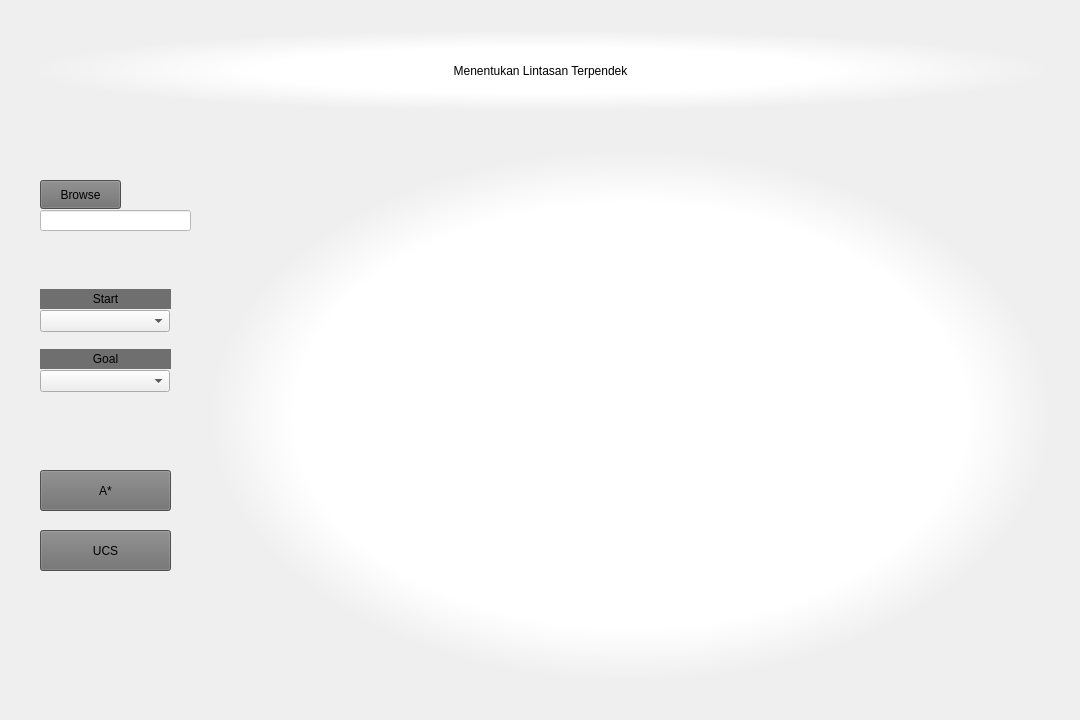
<?xml version="1.0" encoding="UTF-8"?>
<ui version="4.0">
 <class>Form</class>
 <widget class="QWidget" name="Form">
  <property name="geometry">
   <rect>
    <x>0</x>
    <y>0</y>
    <width>1080</width>
    <height>720</height>
   </rect>
  </property>
  <property name="sizePolicy">
   <sizepolicy hsizetype="Fixed" vsizetype="Fixed">
    <horstretch>0</horstretch>
    <verstretch>0</verstretch>
   </sizepolicy>
  </property>
  <property name="minimumSize">
   <size>
    <width>1080</width>
    <height>720</height>
   </size>
  </property>
  <property name="maximumSize">
   <size>
    <width>1080</width>
    <height>720</height>
   </size>
  </property>
  <property name="windowTitle">
   <string>Form</string>
  </property>
  <widget class="QLabel" name="label">
   <property name="geometry">
    <rect>
     <x>0</x>
     <y>0</y>
     <width>1080</width>
     <height>720</height>
    </rect>
   </property>
   <property name="styleSheet">
    <string notr="true">border-image: url(:/newPrefix/images/background.jpg);</string>
   </property>
   <property name="text">
    <string/>
   </property>
  </widget>
  <widget class="QLabel" name="title">
   <property name="geometry">
    <rect>
     <x>30</x>
     <y>30</y>
     <width>1021</width>
     <height>81</height>
    </rect>
   </property>
   <property name="layoutDirection">
    <enum>Qt::LeftToRight</enum>
   </property>
   <property name="styleSheet">
    <string notr="true">color: rgb(0, 0, 0);
font: 700 25pt &quot;Arial&quot;;
background-color: qradialgradient(spread:pad, cx:0.5, cy:0.5, radius:0.5, fx:0.5, fy:0.5, stop:0.5625 rgba(255, 255, 255, 255), stop:1 rgba(0, 0, 0, 0));</string>
   </property>
   <property name="text">
    <string>Menentukan Lintasan Terpendek</string>
   </property>
   <property name="alignment">
    <set>Qt::AlignCenter</set>
   </property>
  </widget>
  <widget class="QLabel" name="display">
   <property name="geometry">
    <rect>
     <x>210</x>
     <y>150</y>
     <width>841</width>
     <height>531</height>
    </rect>
   </property>
   <property name="styleSheet">
    <string notr="true">background-color: qradialgradient(spread:pad, cx:0.5, cy:0.5, radius:0.5, fx:0.5, fy:0.5, stop:0.801136 rgba(255, 255, 255, 255), stop:1 rgba(0, 0, 0, 0));</string>
   </property>
   <property name="text">
    <string/>
   </property>
  </widget>
  <widget class="QPushButton" name="astar">
   <property name="geometry">
    <rect>
     <x>40</x>
     <y>470</y>
     <width>131</width>
     <height>41</height>
    </rect>
   </property>
   <property name="styleSheet">
    <string notr="true">font: 700 15pt &quot;Arial&quot;;
background-color: rgb(111, 111, 111);</string>
   </property>
   <property name="text">
    <string>A*</string>
   </property>
  </widget>
  <widget class="QPushButton" name="ucs">
   <property name="geometry">
    <rect>
     <x>40</x>
     <y>530</y>
     <width>131</width>
     <height>41</height>
    </rect>
   </property>
   <property name="styleSheet">
    <string notr="true">font: 700 15pt &quot;Arial&quot;;
background-color: rgb(111, 111, 111);</string>
   </property>
   <property name="text">
    <string>UCS</string>
   </property>
  </widget>
  <widget class="QPushButton" name="browse">
   <property name="geometry">
    <rect>
     <x>40</x>
     <y>180</y>
     <width>81</width>
     <height>29</height>
    </rect>
   </property>
   <property name="styleSheet">
    <string notr="true">font: 700 8pt &quot;Arial&quot;;
background-color: rgb(111, 111, 111);</string>
   </property>
   <property name="text">
    <string>Browse</string>
   </property>
  </widget>
  <widget class="QLineEdit" name="filename">
   <property name="geometry">
    <rect>
     <x>40</x>
     <y>210</y>
     <width>151</width>
     <height>21</height>
    </rect>
   </property>
   <property name="styleSheet">
    <string notr="true">background-color: rgb(255, 255, 255);</string>
   </property>
  </widget>
  <widget class="QComboBox" name="dropbox_start">
   <property name="geometry">
    <rect>
     <x>40</x>
     <y>310</y>
     <width>130</width>
     <height>22</height>
    </rect>
   </property>
  </widget>
  <widget class="QComboBox" name="dropbox_goal">
   <property name="geometry">
    <rect>
     <x>40</x>
     <y>370</y>
     <width>130</width>
     <height>22</height>
    </rect>
   </property>
  </widget>
  <widget class="QLabel" name="label_2">
   <property name="geometry">
    <rect>
     <x>40</x>
     <y>289</y>
     <width>131</width>
     <height>20</height>
    </rect>
   </property>
   <property name="styleSheet">
    <string notr="true">font: 700 8pt &quot;Arial&quot;;
background-color: rgb(111, 111, 111);</string>
   </property>
   <property name="text">
    <string>Start</string>
   </property>
   <property name="alignment">
    <set>Qt::AlignCenter</set>
   </property>
  </widget>
  <widget class="QLabel" name="label_3">
   <property name="enabled">
    <bool>true</bool>
   </property>
   <property name="geometry">
    <rect>
     <x>40</x>
     <y>349</y>
     <width>131</width>
     <height>20</height>
    </rect>
   </property>
   <property name="styleSheet">
    <string notr="true">font: 700 8pt &quot;Arial&quot;;
background-color: rgb(111, 111, 111);</string>
   </property>
   <property name="text">
    <string>Goal</string>
   </property>
   <property name="alignment">
    <set>Qt::AlignCenter</set>
   </property>
  </widget>
 </widget>
 <resources>
  <include location="resources.qrc"/>
 </resources>
 <connections/>
</ui>
